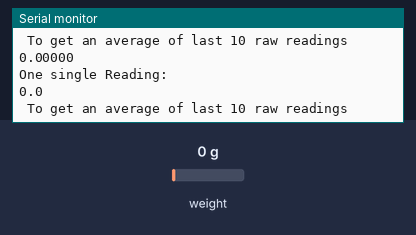
Simulated run of this sketch. Board: Arduino Uno, built with avr-gcc and run on an emulated ATmega328P. On the bench: the last lines printed to the serial monitor. Inputs (shaded band) come from the test bench; at power-on: weight on the scale 0 g.

Above: at 1.9 s.
2.0 s: weight on the scale set to 100 g
At 3.1 s:
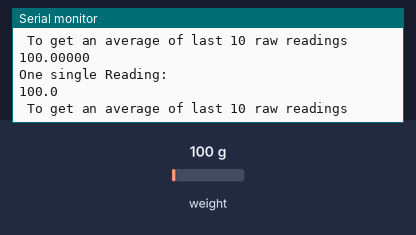
3.5 s: weight on the scale set to 1250 g
At 5.3 s:
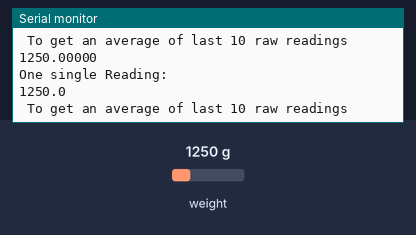
Timing chart, 0 to 6.8 s (numbered marks = the images above; inputs shaded):
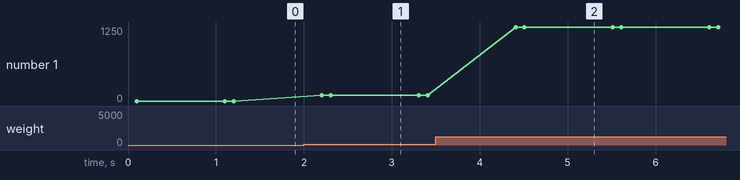

Measured:
- after the input at 2.0 s, the serial monitor: prints a new line after 0.20 s (image 1)
- after the input at 3.5 s, the serial monitor: prints a new line after 0.91 s (image 2)
- plotted number 1: 0 → 100 after the input at 2.0 s, 100 → 1250 after the input at 3.5 s

The sketch:

HOTFIRE_TEST.ino
```cpp
//Assuming Load Cell Calibration

#include "HX711.h"
#define LOAD_CELL_DOUT 4 // Pin 4 on Arduino Uno
#define LOAD_CELL_CLK 5 // SCK Pin on arduino Uno
HX711 scale;

const float calibration_factor = 2230 ; //Arbritatry number for now, get this numbeer from calibration sketch = READING / WEIGHT
float units = 0;
void setup() {
  Serial.begin(9600);
  scale.begin(LOAD_CELL_DOUT, LOAD_CELL_CLK);
  scale.set_scale(calibration_factor);
}

void loop() {
  Serial.println("One single Reading:");
  Serial.println(scale.get_units(), 1);
  Serial.println(" To get an average of last 10 raw readings ");
  Serial.println(scale.get_units(10),5);
}
```
